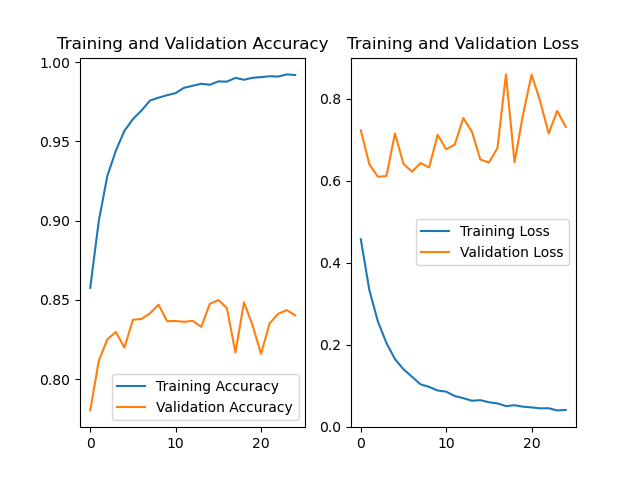

Reproduce this figure in Python.
# noinspection PyUnresolvedReferences
import tensorflow as tf
import numpy as np
import os
# noinspection PyUnresolvedReferences
from tensorflow.keras.layers import Conv2D,BatchNormalization,Activation,MaxPool2D,Dropout,Flatten,Dense,\
    GlobalAveragePooling2D
# noinspection PyUnresolvedReferences
from tensorflow.keras import Model
from matplotlib import pyplot as plt
'''
解决cudnn无法加载，动态分配显卡内存
'''
# noinspection PyUnresolvedReferences
from tensorflow.compat.v1 import ConfigProto
# noinspection PyUnresolvedReferences
from tensorflow.compat.v1 import InteractiveSession

config = ConfigProto()
config.gpu_options.allow_growth = True
session = InteractiveSession(config=config)
np.set_printoptions(threshold=np.inf)

cifar10 = tf.keras.datasets.cifar10
(x_train,y_train),(x_test,y_test) = cifar10.load_data()
x_train,x_test = x_train/255.0,x_test/255.0


class ResnetBlock(Model):

    def __init__(self, filters, strides=1, residual_path=False):
        super(ResnetBlock, self).__init__()
        self.filters = filters
        self.strides = strides
        self.residual_path = residual_path

        self.c1 = Conv2D(filters, (3, 3), strides=strides, padding='same', use_bias=False)
        self.b1 = BatchNormalization()
        self.a1 = Activation('relu')

        self.c2 = Conv2D(filters, (3, 3), strides=1, padding='same', use_bias=False)
        self.b2 = BatchNormalization()

        # residual_path为True时，对输入进行下采样，即用1x1的卷积核做卷积操作，保证x能和F(x)维度相同，顺利相加
        if residual_path:
            self.down_c1 = Conv2D(filters, (1, 1), strides=strides, padding='same', use_bias=False)
            self.down_b1 = BatchNormalization()

        self.a2 = Activation('relu')

    def call(self, inputs):
        residual = inputs  # residual等于输入值本身，即residual=x
        # 将输入通过卷积、BN层、激活层，计算F(x)
        x = self.c1(inputs)
        x = self.b1(x)
        x = self.a1(x)

        x = self.c2(x)
        y = self.b2(x)

        if self.residual_path:
            residual = self.down_c1(inputs)
            residual = self.down_b1(residual)

        out = self.a2(y + residual)  # 最后输出的是两部分的和，即F(x)+x或F(x)+Wx,再过激活函数
        return out

class ResNet18(Model):

    def __init__(self, block_list, initial_filters=64):  # block_list表示每个block有几个卷积层
        super(ResNet18, self).__init__()
        self.num_blocks = len(block_list)  # 共有几个block
        self.block_list = block_list
        self.out_filters = initial_filters
        self.c1 = Conv2D(self.out_filters, (3, 3), strides=1, padding='same', use_bias=False)
        self.b1 = BatchNormalization()
        self.a1 = Activation('relu')
        self.blocks = tf.keras.models.Sequential()
        # 构建ResNet网络结构
        for block_id in range(len(block_list)):  # 第几个resnet block
            for layer_id in range(block_list[block_id]):  # 第几个卷积层

                if block_id != 0 and layer_id == 0:  # 对除第一个block以外的每个block的输入进行下采样
                    block = ResnetBlock(self.out_filters, strides=2, residual_path=True)
                else:
                    block = ResnetBlock(self.out_filters, residual_path=False)
                self.blocks.add(block)  # 将构建好的block加入resnet
            self.out_filters *= 2  # 下一个block的卷积核数是上一个block的2倍
        self.p1 = tf.keras.layers.GlobalAveragePooling2D()
        self.f1 = tf.keras.layers.Dense(10, activation='softmax', kernel_regularizer=tf.keras.regularizers.l2())

    def call(self, inputs):
        x = self.c1(inputs)
        x = self.b1(x)
        x = self.a1(x)
        x = self.blocks(x)
        x = self.p1(x)
        y = self.f1(x)
        return y

model = ResNet18([2,2,2,2])

model.compile(optimizer='adam',
              loss=tf.keras.losses.SparseCategoricalCrossentropy(from_logits=False),
              metrics=['sparse_categorical_accuracy'])

checkpoint_save_path = "./checkpointResNet/ResNet18.ckpt"
if os.path.exists(checkpoint_save_path + '.index'):
    print('-------------load the model-----------------')
    model.load_weights(checkpoint_save_path)

cp_callback = tf.keras.callbacks.ModelCheckpoint(filepath=checkpoint_save_path,
                                                 save_weights_only=True,
                                                 save_best_only=True)

history = model.fit(x_train, y_train, batch_size=16, epochs=5, validation_data=(x_test, y_test), validation_freq=1,
                    callbacks=[cp_callback])
model.summary()

# print(model.trainable_variables)
file = open('./ResNet_weights.txt', 'w')
for v in model.trainable_variables:
    file.write(str(v.name) + '\n')
    file.write(str(v.shape) + '\n')
    file.write(str(v.numpy()) + '\n')
file.close()

###############################################    show   ###############################################

# 显示训练集和验证集的acc和loss曲线
acc = history.history['sparse_categorical_accuracy']
val_acc = history.history['val_sparse_categorical_accuracy']
loss = history.history['loss']
val_loss = history.history['val_loss']

plt.subplot(1, 2, 1)
plt.plot(acc, label='Training Accuracy')
plt.plot(val_acc, label='Validation Accuracy')
plt.title('Training and Validation Accuracy')
plt.legend()

plt.subplot(1, 2, 2)
plt.plot(loss, label='Training Loss')
plt.plot(val_loss, label='Validation Loss')
plt.title('Training and Validation Loss')
plt.legend()
plt.savefig("./cifar10_ResNet_5epochs")

'''
预测部分
model.predict()
agrmax(x)
'''
